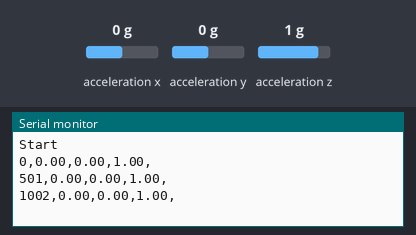
Bench run of a sketch on a simulated ESP32. Parts: the last lines printed to the serial monitor. The inputs (shaded band) are chosen by the test bench; at power-on: acceleration x 0 g, acceleration y 0 g, acceleration z 1 g. Nothing arrives over Bluetooth unless stated; a phone connects over Bluetooth LE 3 s after start.

Above: at 1.3 s.
1.4 s: acceleration x set to -1.4 g
At 1.9 s:
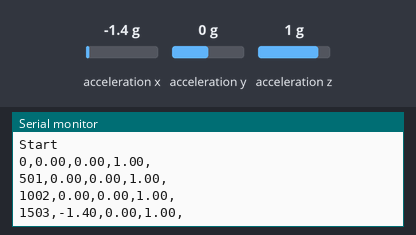
2.9 s: acceleration y set to -1.4 g
At 3.4 s:
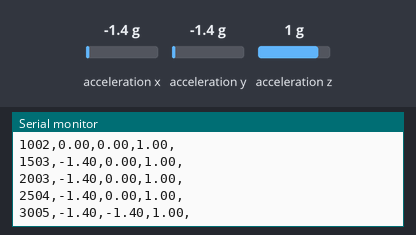
4.4 s: acceleration z set to -1.4 g
At 4.9 s:
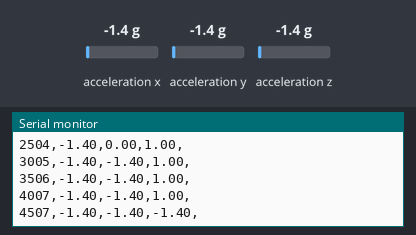
Timing chart, 0 to 7.4 s (numbered marks = the images above; inputs shaded):
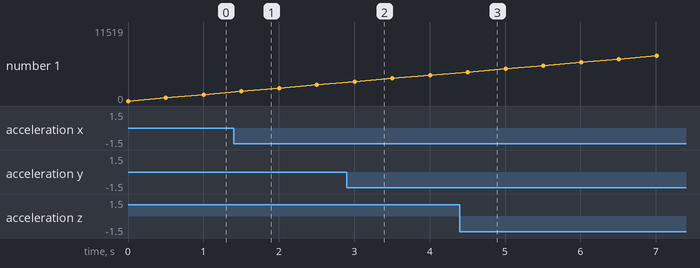

The sketch:

lis3dh_ble_test_plot.ino
```cpp
#include <BLEDevice.h>
#include <BLEUtils.h>
#include <BLEServer.h>
#include <BLE2902.h>
#include <SparkFunLIS3DH.h>
#include "Wire.h"
//#include "SPI.h"

LIS3DH myIMU( I2C_MODE, 0x18 );
float x=0 , y=0 ,z=0; int time_shift=500;
bool _BLEClientConnected = false;
//#define accelerometerService BLEUUID((uint16_t)0x2FF0);
BLECharacteristic XaxisChar(BLEUUID((uint16_t)0x2FF1),BLECharacteristic::PROPERTY_NOTIFY);
BLECharacteristic YaxisChar(BLEUUID((uint16_t)0x2FF2),BLECharacteristic::PROPERTY_NOTIFY);
BLECharacteristic ZaxisChar(BLEUUID((uint16_t)0x2FF3),BLECharacteristic::PROPERTY_NOTIFY);
BLEDescriptor AccelerometerDescriptor(BLEUUID((uint16_t)0x2901));

class MyServerCallbacks : public BLEServerCallbacks {
    void onConnect(BLEServer* pServer) {
      _BLEClientConnected = true;
    };

    void onDisconnect(BLEServer* pServer) {
      _BLEClientConnected = false;
    }
};

void InitBLE() {
  BLEDevice::init("IXIR");
  // Create the BLE Server
  BLEServer *pServer = BLEDevice::createServer();
  pServer->setCallbacks(new MyServerCallbacks());

  // Create the BLE Service

  BLEService *pACC = pServer->createService(BLEUUID((uint16_t)0x2FF0));
  pACC->addCharacteristic(&XaxisChar);

  pACC->addCharacteristic(&YaxisChar);

  pACC->addCharacteristic(&ZaxisChar);

  AccelerometerDescriptor.setValue("Accelerometer value");
  //XaxisChar.addDescriptor(&AccelerometerDescriptor);
  XaxisChar.addDescriptor(new BLE2902());
  //YaxisChar.addDescriptor(&AccelerometerDescriptor);
  YaxisChar.addDescriptor(new BLE2902());
  //ZaxisChar.addDescriptor(&AccelerometerDescriptor);
  ZaxisChar.addDescriptor(new BLE2902());


   pServer->getAdvertising()->start();
  // pACC->start();
  // Start advertising
   //pServer->getAdvertising()->start();
}
void setup() {
  Serial.begin(115200);
  Serial.println("Start");
  InitBLE();
  myIMU.begin();

}
void loop() {
  // put your main code here, to run repeatedly:
 x=myIMU.readFloatAccelX();
 //Serial.println(x);
 y=myIMU.readFloatAccelY();
// Serial.println(y);
 z=myIMU.readFloatAccelZ();
// Serial.println(z);

unsigned long t =millis();
Serial.print(t);
Serial.print(",");
Serial.print(x);
Serial.print(",");
Serial.print(y);
Serial.print(",");
Serial.print(z);
Serial.print(",");
Serial.print("\n");
//t+=time_shift;
 //update values and notify client of XaxisChar
  //XaxisChar.setValue(x);
 // XaxisChar.notify();
//update values and notify client of YaxisChar
 // YaxisChar.setValue(y);
  //YaxisChar.notify();
//update values and notify client of ZaxisChar
  //ZaxisChar.setValue(z);
 // ZaxisChar.notify();
  delay(time_shift);
}
```

Measured:
- after the input at 1.4 s, the serial monitor: prints a new line after 0.10 s (image 1)
- after the input at 2.9 s, the serial monitor: prints a new line after 0.11 s (image 2)
- after the input at 4.4 s, the serial monitor: prints a new line after 0.11 s (image 3)
